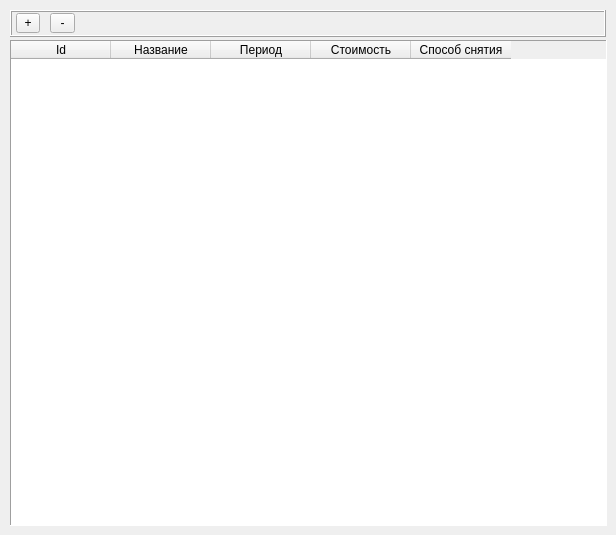
     <widget class="QWidget" name="tab_5">
      <attribute name="title">
       <string>Периодические услуги</string>
      </attribute>
      <widget class="QTableWidget" name="periodical_tableWidget">
       <property name="geometry">
        <rect>
         <x>10</x>
         <y>40</y>
         <width>597</width>
         <height>486</height>
        </rect>
       </property>
       <property name="frameShape">
        <enum>QFrame::Panel</enum>
       </property>
       <property name="selectionMode">
        <enum>QAbstractItemView::SingleSelection</enum>
       </property>
       <property name="selectionBehavior">
        <enum>QAbstractItemView::SelectRows</enum>
       </property>
       <property name="verticalScrollMode">
        <enum>QAbstractItemView::ScrollPerPixel</enum>
       </property>
       <property name="horizontalScrollMode">
        <enum>QAbstractItemView::ScrollPerPixel</enum>
       </property>
       <property name="gridStyle">
        <enum>Qt::DotLine</enum>
       </property>
       <column>
        <property name="text">
         <string>Id</string>
        </property>
       </column>
       <column>
        <property name="text">
         <string>Название</string>
        </property>
       </column>
       <column>
        <property name="text">
         <string>Период</string>
        </property>
       </column>
       <column>
        <property name="text">
         <string>Стоимость</string>
        </property>
       </column>
       <column>
        <property name="text">
         <string>Способ снятия</string>
        </property>
       </column>
      </widget>
      <widget class="QFrame" name="periodical_panel">
       <property name="geometry">
        <rect>
         <x>10</x>
         <y>10</y>
         <width>596</width>
         <height>27</height>
        </rect>
       </property>
       <property name="frameShape">
        <enum>QFrame::Box</enum>
       </property>
       <property name="frameShadow">
        <enum>QFrame::Raised</enum>
       </property>
       <widget class="QToolButton" name="del_periodical_button">
        <property name="geometry">
         <rect>
          <x>40</x>
          <y>3</y>
          <width>25</width>
          <height>20</height>
         </rect>
        </property>
        <property name="text">
         <string>-</string>
        </property>
       </widget>
       <widget class="QToolButton" name="add_periodical_button">
        <property name="geometry">
         <rect>
          <x>6</x>
          <y>3</y>
          <width>24</width>
          <height>20</height>
         </rect>
        </property>
        <property name="text">
         <string>+</string>
        </property>
       </widget>
      </widget>
     </widget>
